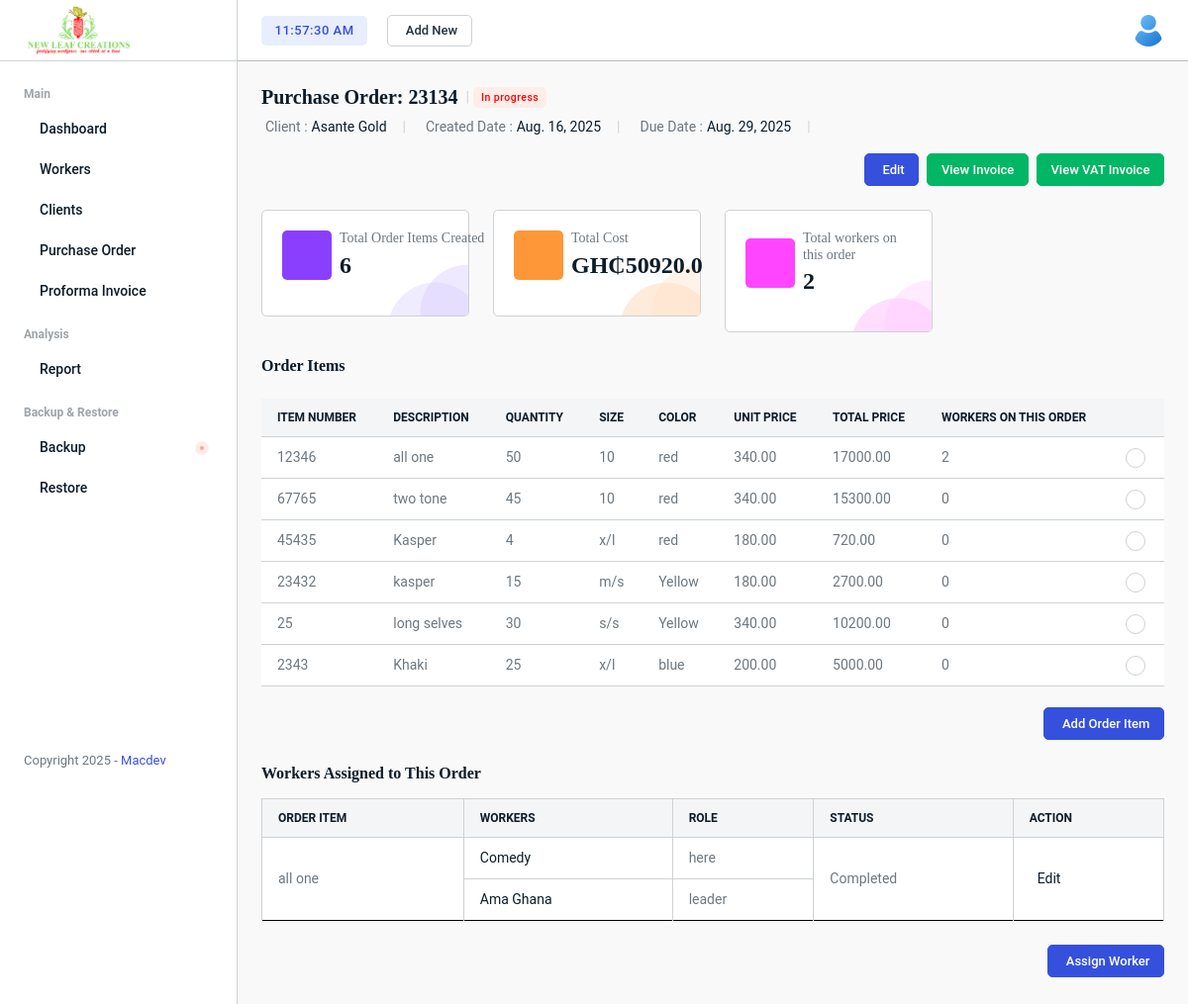
The page /management/purchase-order/3/ on the database its author committed.
### managementSystem/models.py (models this page shows, shortened)
class PurchaseOrder(models.Model):
    po_number = models.CharField(max_length=100, unique=True)
    client = models.ForeignKey(Client, on_delete=models.CASCADE)
    date = models.DateField()
    due_date = models.DateField()
    status = models.CharField(max_length=20, default='Pending')

class Client(models.Model):
    name = models.CharField(max_length=200)
    address = models.TextField()
    contact_email = models.EmailField()
    phone = models.CharField(max_length=15)

class OrderItem(models.Model):
    po = models.ForeignKey(PurchaseOrder, related_name='items', on_delete=models.CASCADE)
    order_no = models.CharField(max_length=100, null=True, blank=True)
    size = models.CharField(max_length=50, null=True, blank=True)
    color = models.CharField(max_length=50, null=True, blank=True)
    description = models.TextField()
    quantity = models.PositiveIntegerField()
    unit_price = models.DecimalField(max_digits=10, decimal_places=2)
    status = models.CharField(max_length=20, default='Pending')
    def total_price(self):
        return self.quantity * self.unit_price

class TaskAssignment(models.Model):
    order_item = models.ForeignKey(OrderItem, on_delete=models.CASCADE)
    workers = models.ManyToManyField(Worker)
    deadline = models.DateField()
    is_group_task = models.BooleanField(default=True)
    price_per_task = models.DecimalField(max_digits=10, decimal_places=2)  # user-defined price per task
    status = models.CharField(max_length=20, default='Assigned')

### workers/models.py (models this page shows, shortened)
class Worker(models.Model):
    name = models.CharField(max_length=100)
    phone = models.CharField(max_length=20, null=True)
    email = models.EmailField(blank=True)
    gender = models.CharField(max_length=10, choices=[('Male', 'Male'), ('Female', 'Female')], null=True)
    role = models.CharField(max_length=100, null=True)
    address = models.TextField(null=True)
    photo = models.ImageField(upload_to='img/users/', null=True, blank=True)
    is_active = models.BooleanField(default=True)
    registered_on = models.DateTimeField(auto_now_add=True, null=True)

### managementSystem/views.py (the view)
# urls.py: path('purchase-order/<int:po_id>/', views.view_po, name='view_po'),
def view_po(request, po_id):
    po = get_object_or_404(PurchaseOrder, id=po_id)
    items = OrderItem.objects.filter(po=po)
    total_items = items.count()
    total_cost = items.aggregate(
        total=Sum(F('quantity') * F('unit_price'), output_field=FloatField())
    )['total'] or 0
    task_assignments = TaskAssignment.objects.filter(order_item__po=po).prefetch_related('workers')
    workers = set()
    for task in task_assignments:
        for worker in task.workers.all():
            workers.add(worker)
    item_workers = []
    for item in items:
        workers = Worker.objects.filter(
            taskassignment__order_item=item
        ).distinct()
        item_workers.append({
            "item": item,
            "workers": workers
        })
    for item in items:
        item.worker_count = TaskAssignment.objects.filter(order_item=item) \
            .annotate(num_workers=Count('workers')) \
            .aggregate(total_workers=Sum('num_workers'))['total_workers'] or 0
    grand_total_workers = sum(item.worker_count for item in items)
    return render(request, 'orders/view_po.html', {
        'po': po,
        'items': items,
        'total_cost': total_cost,
        'workers': workers,
        'total_items': total_items,
        'grand_total_workers': grand_total_workers,
        "item_workers": item_workers,
        "task_assignments": task_assignments
    })

### managementSystem/templates/orders/view_po.html (shortened to what this page needs)
{% extends "base.html" %}
{% load static %}
{% block content %}
    <div class="main-wrapper">
        <div class="page-wrapper">
            <div class="content content-two">
                <div class="d-flex align-items-center mb-2">
                    <h3 class="d-flex align-items-center fw-bold"><a href="{% url 'managementSystem:edit_po' po.id %}" class="d-inline-flex align-items-center">Purchase Order: {{ po.po_number }}</a></h3>
                    <span class="text-gray-1 mx-1">|</span>
                    <span class="badge badge-sm fs-10 bg-danger-transparent">{{ po.status }}</span>
                </div>
                <div class="d-flex align-items-center flex-wrap mb-3 gap-3">
                    <p class="mb-0 d-inline-flex align-items-center">Client : <span class="text-gray-9 ms-1">{{ po.client.name }}</span></p>
                    <span class="text-gray-1">|</span>
                    <p class="mb-0 d-inline-flex align-items-center">Created Date : <span class="text-gray-9 ms-1">{{ po.date }}</span></p>
                    <span class="text-gray-1">|</span>
                    <p class="mb-0 d-inline-flex align-items-center">Due Date : <span class="text-gray-9 ms-1">{{ po.due_date }}</span></p>
                    <span class="text-gray-1">|</span>
                </div>
                <div class="d-flex gap-2 flex-wrap align-items-center justify-content-between mb-4 dashboard-title">
                    <div class="d-flex align-items-center">
                        <a href="{% url 'managementSystem:edit_po' po.id %}" class="btn btn-md btn-primary fs-13 fw-medium me-2" data-bs-target="#edit-manual-time" data-bs-toggle="">Edit</a>
                        {% if po.invoice %}
                            <a href="{% url 'managementSystem:view_invoice' po.invoice.id %}" class="btn btn-md btn-success fs-13 fw-medium" style="margin-right: 8px;">
                                View Invoice
                            </a>
                        {% endif %}
                        {% if po.vat_invoice %}
                            <a href="{% url 'managementSystem:view_vat_invoice' po.vat_invoice.id %}" class="btn btn-md btn-success fs-13 fw-medium">
                                View VAT Invoice
                            </a>
                            {% else %}
                            <a href="{% url 'managementSystem:generate_vat_invoice' po.id %}" class="btn btn-md btn-dark fs-13 fw-medium">
                                Generate VAT Invoice
                            </a>
                        {% endif %}
                    </div>
                </div>
                <div class="row">
                    <div class="col-md-6 col-xl-3">
                        <div class="card pro-card shadow-none">
                            <div class="card-body">
                                <div class="d-flex align-items-center mb-3">
                                    <span class="project-icon me-2 bg-violet-900 flex-shrink-0 d-flex align-items-center justify-content-center text-white fs-24">
                                    </span>
                                    <div>
                                        <h6 class="fw-medium text-default mb-1 text-truncate">Total Order Items Created</h6>
                                        <h2>{{total_items}}</h2>
                                    </div>
                                </div>
                            </div>
                            <span class="pro-bg">
                                <img src="{% static 'img/icons/project-bg-01.svg' %}" alt="img">
                            </span>
                        </div>
                    </div>
                    <div class="col-md-6 col-xl-3">
                        <div class="card pro-card shadow-none">
                            <div class="card-body">
                                <div class="d-flex align-items-center mb-3">
                                    <span class="project-icon me-2 flex-shrink-0 bg-secondary-900 d-flex align-items-center justify-content-center text-white fs-24">
                                    </span>
                                    <div>
                                        <h6 class="fw-medium text-default mb-1">Total Cost</h6>
                                        <h2>GH₵{{total_cost}}</h2>
                                    </div>
                                </div>
                            </div>
                            <span class="pro-bg">
                                <img src="{% static 'img/icons/project-bg-02.svg' %}" alt="img">
                            </span>
                        </div>
                    </div>
                    <div class="col-md-6 col-xl-3">
                        <div class="card pro-card shadow-none">
                            <div class="card-body">
                                <div class="d-flex align-items-center mb-3">
                                    <span class="project-icon me-2 flex-shrink-0 bg-pink-900 d-flex align-items-center justify-content-center text-white fs-24">
                                    </span>
                                    <div>
                                        <h6 class="fw-medium text-default mb-1">Total workers on this order</h6>
                                        <h2>{{grand_total_workers}}</h2>
                                    </div>
                                </div>
                            </div>
                            <span class="pro-bg">
                                <img src="{% static 'img/icons/project-bg-03.svg' %}" alt="img">
                            </span>
                        </div>
                    </div>
                </div>
                <div>
                    <div class="d-flex align-items-center justify-content-between flex-wrap gap-3 table-header mb-4">
                        <h5 class="fw-bold">Order Items</h5>
                    </div>
                    <div class="table-responsive no-pagination">
                        <table class="table">
                            <thead class="thead-light text-uppercase">
                                <tr>
                                    <th class="no-sort">Item Number</th>
                                    <th class="no-sort">Description</th>
                                    <th class="no-sort">Quantity</th>
                                    <th class="no-sort">Size</th>
                                    <th class="no-sort">Color</th>
                                    <th class="no-sort">Unit Price</th>
                                    <th class="no-sort">Total Price</th>
                                    <th class="no-sort">Workers on this order</th>
                                    <th class="text-end no-sort"></th>
                                </tr>
                            </thead>
                            <tbody>
                                {% for item in items %}
                                <tr>
                                    <td>{{ item.order_no }}</td>
                                    <td>{{ item.description }}</td>
                                    <td>{{ item.quantity }}</td>
                                    <td>{{ item.size }}</td>
                                    <td>{{ item.color }}</td>
                                    <td>{{ item.unit_price }}</td>
                                    <td>{{ item.total_price }}</td>
                                    <td>{{ item.worker_count }}</td>
                                    <td class="text-end action-item">
                                        <a data-bs-toggle="dropdown" href="javascript:void(0);">
                                        </a>
                                    </td>
                                </tr>
                                {% empty %}
                                <tr>
                                    <td colspan="9">No items yet.</td>
                                </tr>
                                {% endfor %}
                            </tbody>
                        </table>
                    </div> <br>
                    <div class="d-flex align-items-center justify-content-between flex-wrap gap-3 table-header mb-4">
                        <div class="d-flex align-items-center flex-wrap gap-2">
                            <a href="{% url 'managementSystem:add_order_item' po.id %}" class="btn btn-primary btn-md d-flex align-items-center justify-content-center">Add Order Item</a>
                        </div>
                    </div>
                    <div class="d-flex align-items-center justify-content-between flex-wrap gap-3 table-header mb-4">
                        <h5 class="fw-bold">Workers Assigned to This Order</h5>
                            <table class="table table-bordered">
                                <thead class="thead-light text-uppercase">
                                    <tr>
                                        <th>Order Item</th>
                                        <th>Workers</th>
                                        <th>Role</th>
                                        <th>Status</th>
                                        <th>Action</th>
                                    </tr>
                                </thead>
                                <tbody>
                                    {% if task_assignments %}
                                        {% for task in task_assignments %}
                                            {% if task.workers.all %}
                                                {% for worker in task.workers.all %}
                                                    <tr {% if forloop.last %}style="border-bottom: 1px solid black;"{% endif %}>
                                                        {% if forloop.first %}
                                                            <td rowspan="{{ task.workers.count }}">
                                                                {{ task.order_item.description }}
                                                            </td>
                                                        {% endif %}
                                                        <td> <a href="{% url 'workers:worker_profile' worker.id %}">{{ worker.name }}</a></td>
                                                        <td>{{ worker.role }}</td>
                                                        {% if forloop.first %}
                                                            <td rowspan="{{ task.workers.count }}">
                                                                {{task.order_item.status}}
                                                            </td>
                                                            <td rowspan="{{ task.workers.count }}">
                                                                <a href="{% url 'managementSystem:edit_task_assignment' task.id %}">Edit</a>
                                                            </td>
                                                        {% endif %}
                                                    </tr>
                                                {% endfor %}
                                            {% else %}
                                                <tr>
                                                    <td>{{ task.order_item.description }}</td>
                                                    <td colspan="3" style="text-align: center;">No workers assigned</td>
                                                </tr>
                                            {% endif %}
                                        {% endfor %}
                                    {% else %}
                                        <tr>
                                            <td colspan="5" style="text-align: center;">No tasks found</td>
                                        </tr>
                                    {% endif %}
                                </tbody>
                            </table>
                    </div>
                    <div class="d-flex align-items-center justify-content-between flex-wrap gap-3 table-header mb-4">
                        <div class="d-flex align-items-center flex-wrap gap-2">
                            <a href="{% url 'managementSystem:assign_workers' po.id %}" class="btn btn-primary btn-md d-flex align-items-center justify-content-center">Assign Worker</a>
                        </div>
                    </div>
                </div>
            </div>
        </div>
    </div>
{% endblock %}

### rows shown on the page
PurchaseOrder: po_number "23134", status "In progress", client.name "Asante Gold", date "Aug. 16, 2025", due_date "Aug. 29, 2025"
OrderItem: order_no "12346", description "all one", quantity "50", size "10", color "red", unit_price "340.00", total_price "17000.00", worker_count "2"
OrderItem: order_no "67765", description "two tone", quantity "45", size "10", color "red", unit_price "340.00", total_price "15300.00", worker_count "0"
OrderItem: order_no "45435", description "Kasper", quantity "4", size "x/l", color "red", unit_price "180.00", total_price "720.00", worker_count "0"
OrderItem: order_no "23432", description "kasper", quantity "15", size "m/s", color "Yellow", unit_price "180.00", total_price "2700.00", worker_count "0"
OrderItem: order_no "25", description "long selves", quantity "30", size "s/s", color "Yellow", unit_price "340.00", total_price "10200.00", worker_count "0"
OrderItem: order_no "2343", description "Khaki", quantity "25", size "x/l", color "blue", unit_price "200.00", total_price "5000.00", worker_count "0"
TaskAssignment: order_item.description "all one", order_item.status "Completed"
Worker: name "Comedy", role "here"
Worker: name "Ama Ghana", role "leader"

### other values the page prints
{{ total_items }} "6"
{{ total_cost }} "50920.0"
{{ grand_total_workers }} "2"
